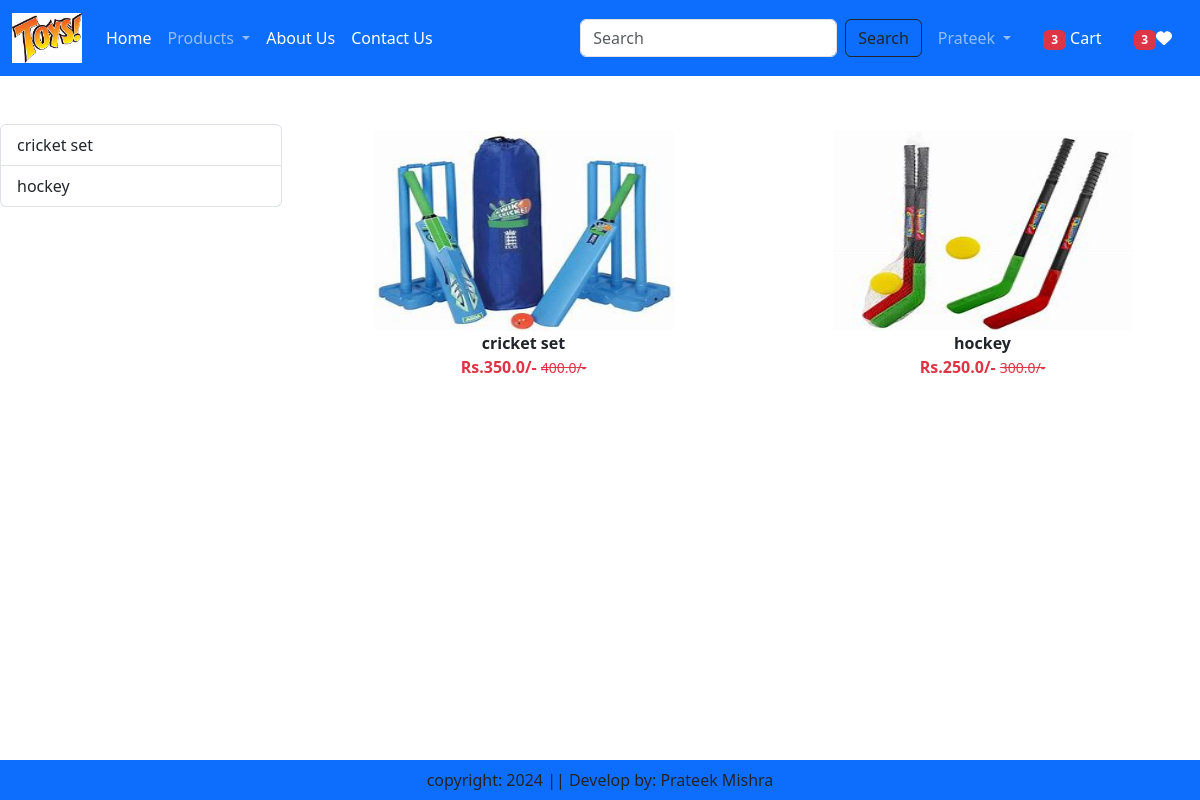
Screenshot of /category/OT (signed in) with the database file from the repository.
### app/models.py (models this page shows, shortened)
class Product(models.Model):
    title = models.CharField(max_length=100)
    selling_price =models.FloatField()
    discounted_price = models.FloatField()
    description = models.TextField()
    category = models. CharField(choices=CATEGORY_CHOICE, max_length=2)
    product_image = models.ImageField(upload_to='product')

### app/views.py (the view)
# urls.py: path("category/<slug:val>",views.CategoryView.as_view(),name="category"),
@method_decorator(login_required,name='dispatch')
class CategoryView(View):
    def get(self,request,val):
        totalitem = 0
        wishitem = 0
        if request.user.is_authenticated:
            totalitem = len(Cart.objects.filter(user=request.user))
            wishitem =  len(Wishlist.objects.filter(user=request.user))
        product = Product.objects.filter(category=val)
        title = Product.objects.filter(category=val).values('title')
        return render(request,'app/category.html',locals())

### app/templates/app/category.html (shortened to what this page needs)
{% extends "app/base.html" %}
{% load static %}
{% block main-content %}
    <div class="Container my-5">
        <div class="row">
            <div class="col-sm-3">
              <div class="list-group">
                 {% for val in title %}
                 <a href="{% url 'category-title' val.title %}" class="list-group-item
                 list-group-item-action" aria-current="true">{{val.title}}</a>
                 {% endfor %}
              </div>
            </div>
           <div class="col-sm-9">
              <div class="row">
                {%for prod in product %}
                   <div class="col text-center mb-4">
                      <a href="{% url 'product-detail' prod.id %}" class="btn">
                        <div>
                            <img src="{{prod.product_image.url}}" width="300px" height="200px" />
                            <div class="fw-bold">{{prod.title}}</div>
                             <div class="fw-bold text-danger">
                                Rs.{{prod.discounted_price}}/-
                                <small class="fw-light text-decoration-line-through">
                                    {{prod.selling_price}}/-
                                </small>
                            </div>
                        </div>
                      </a>
                   </div>
                {% endfor %}
              </div>
           </div>
        </div>
    </div>
{% endblock main-content %}

### rows the page displays
Product: product_image (picture), title "cricket set", discounted_price "350.0", selling_price "400.0"
Product: product_image (picture), title "hockey", discounted_price "250.0", selling_price "300.0"

### other values shown
{{ totalitem }} "3"
{{ wishitem }} "3"
{{ val.title }} "cricket set" "hockey"
